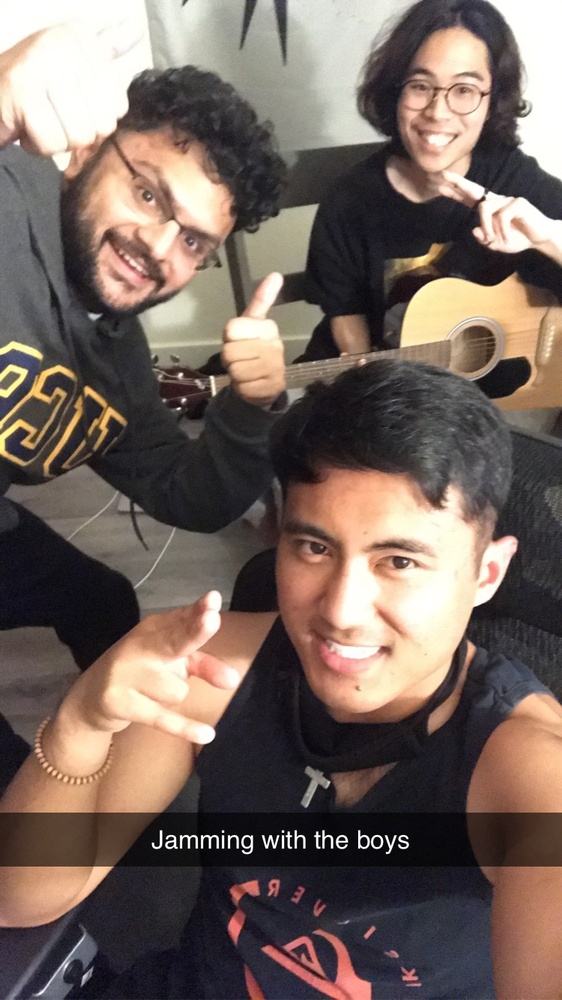
#> input picture Blackhole Projects/opencv-course-master/IMG_6736.jpg, 562 x 1000 px, shrunk from 750 x 1334 before the run
$ python contours.py
#> lines starting #> are read from the running program, lines starting #| are printed output that depends on the picture
from configparser import Interpolation
import cv2 as cv
import numpy as np

img=cv.imread("IMG_6736.jpg")
#> img is the input picture: shape (1000, 562, 3); mean B, G, R 94.3, 101.8, 117.2
gray=cv.cvtColor(img, cv.COLOR_BGR2GRAY)
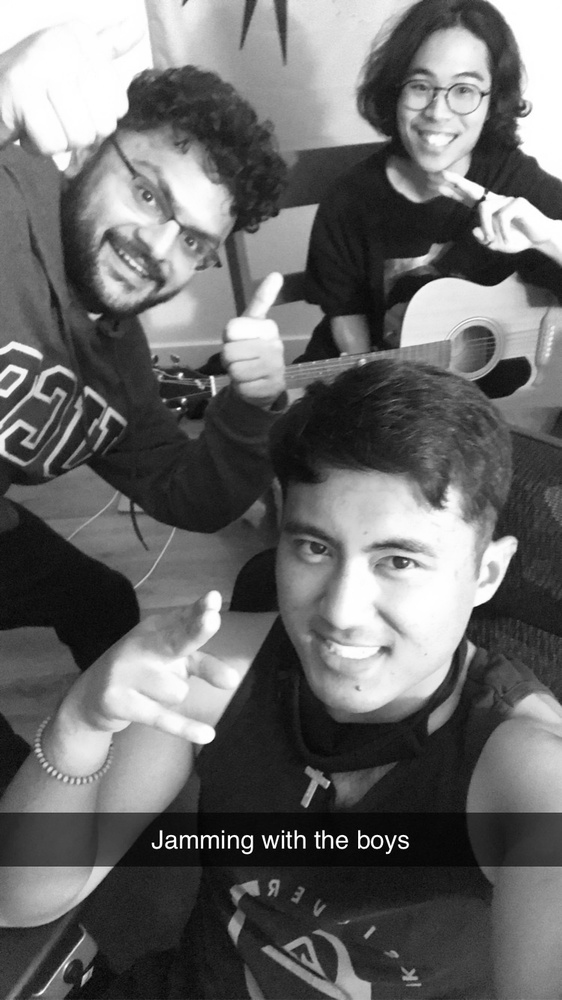
#> gray: shape (1000, 562); min 0, max 255, mean 105.6
blur=cv.GaussianBlur(gray, (5,5), cv.BORDER_DEFAULT)
#> (the run stopped early here; a loop or call above may not have finished)

$ run again, with Blackhole Projects/opencv-course-master/photo.jpg copied over Blackhole Projects/opencv-course-master/IMG_6736.jpg
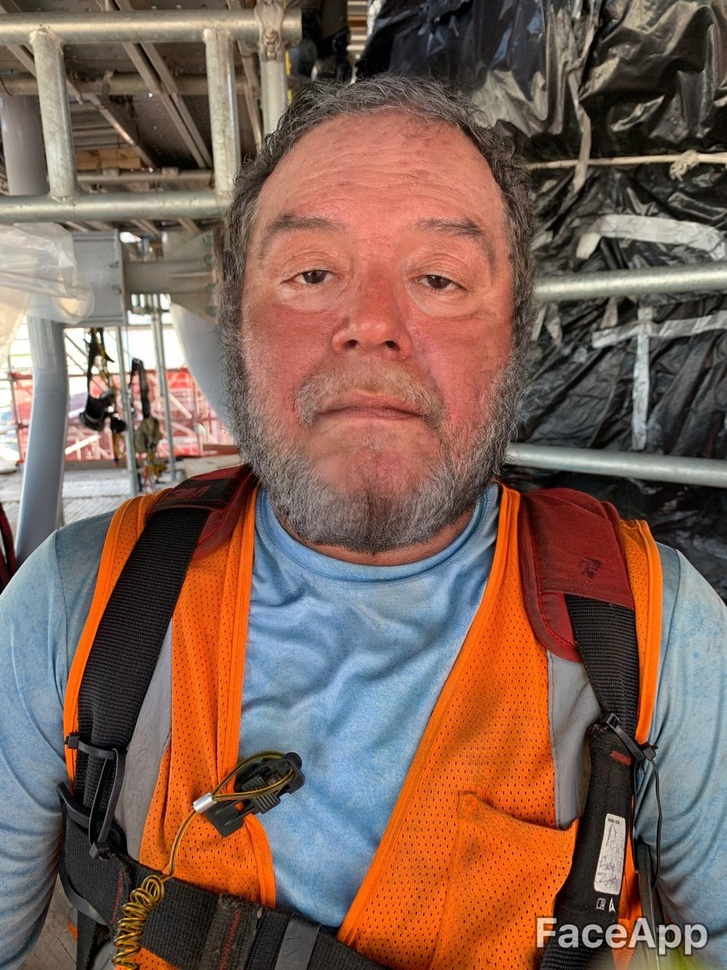
#> input picture Blackhole Projects/opencv-course-master/photo.jpg, 727 x 970 px, shrunk from 1200 x 1600 before the run
#> img is the input picture: shape (970, 727, 3); mean B, G, R 86, 98.4, 127.6
#> `gray=cv.cvtColor(img, cv.COLOR_BGR2GRAY)`:
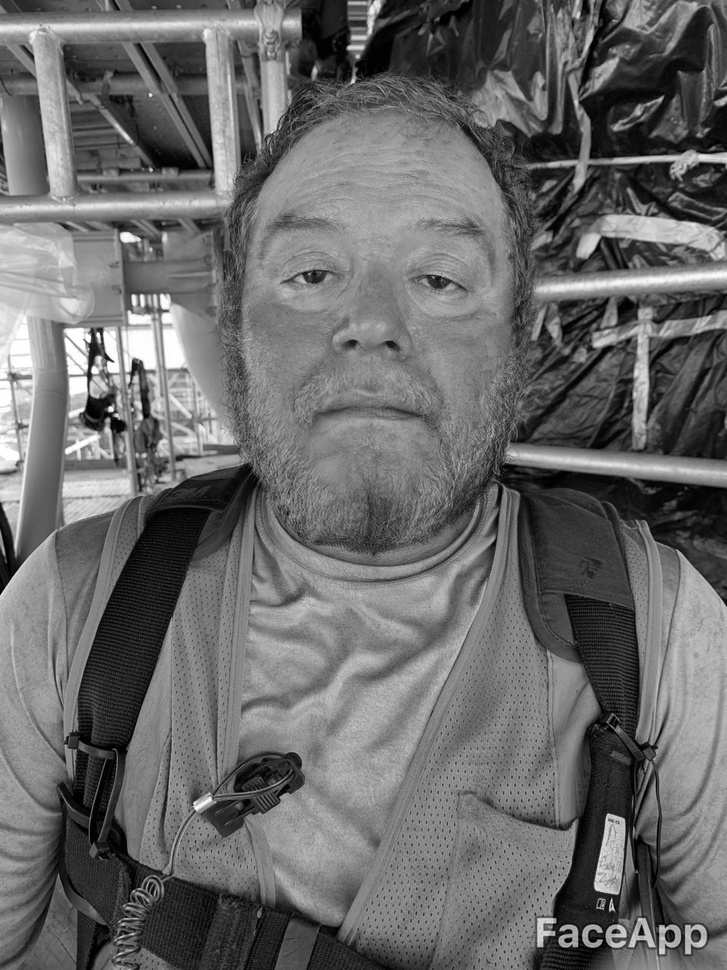
#> gray: shape (970, 727); min 0, max 255, mean 105.7
